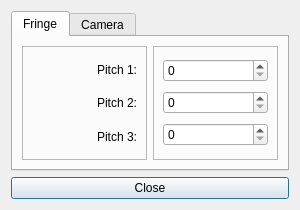
<?xml version="1.0" encoding="UTF-8"?>
<ui version="4.0">
 <class>CaptureSettingsDialog</class>
 <widget class="QDialog" name="CaptureSettingsDialog">
  <property name="geometry">
   <rect>
    <x>0</x>
    <y>0</y>
    <width>300</width>
    <height>210</height>
   </rect>
  </property>
  <property name="sizePolicy">
   <sizepolicy hsizetype="Fixed" vsizetype="Fixed">
    <horstretch>0</horstretch>
    <verstretch>0</verstretch>
   </sizepolicy>
  </property>
  <property name="minimumSize">
   <size>
    <width>300</width>
    <height>210</height>
   </size>
  </property>
  <property name="windowTitle">
   <string>Capture Settings</string>
  </property>
  <layout class="QGridLayout" name="gridLayout">
   <item row="0" column="0">
    <widget class="QTabWidget" name="tabWidget">
     <property name="currentIndex">
      <number>0</number>
     </property>
     <widget class="QWidget" name="FringeTab">
      <attribute name="title">
       <string>Fringe</string>
      </attribute>
      <layout class="QHBoxLayout" name="horizontalLayout">
       <item>
        <widget class="QFrame" name="frame">
         <property name="frameShape">
          <enum>QFrame::StyledPanel</enum>
         </property>
         <property name="frameShadow">
          <enum>QFrame::Raised</enum>
         </property>
         <layout class="QHBoxLayout" name="horizontalLayout_2">
          <item>
           <layout class="QVBoxLayout" name="verticalLayout">
            <item>
             <widget class="QLabel" name="pitch1Label">
              <property name="layoutDirection">
               <enum>Qt::LeftToRight</enum>
              </property>
              <property name="text">
               <string>Pitch 1:</string>
              </property>
              <property name="alignment">
               <set>Qt::AlignRight|Qt::AlignTrailing|Qt::AlignVCenter</set>
              </property>
             </widget>
            </item>
            <item>
             <widget class="QLabel" name="pitch2Label">
              <property name="text">
               <string>Pitch 2:</string>
              </property>
              <property name="alignment">
               <set>Qt::AlignRight|Qt::AlignTrailing|Qt::AlignVCenter</set>
              </property>
             </widget>
            </item>
            <item>
             <widget class="QLabel" name="pitch3Label">
              <property name="text">
               <string>Pitch 3:</string>
              </property>
              <property name="alignment">
               <set>Qt::AlignRight|Qt::AlignTrailing|Qt::AlignVCenter</set>
              </property>
             </widget>
            </item>
           </layout>
          </item>
         </layout>
        </widget>
       </item>
       <item>
        <widget class="QFrame" name="frame_2">
         <property name="frameShape">
          <enum>QFrame::StyledPanel</enum>
         </property>
         <property name="frameShadow">
          <enum>QFrame::Raised</enum>
         </property>
         <layout class="QHBoxLayout" name="horizontalLayout_3">
          <item>
           <layout class="QVBoxLayout" name="verticalLayout_2">
            <item>
             <widget class="QSpinBox" name="pitch1Box"/>
            </item>
            <item>
             <widget class="QSpinBox" name="pitch2Box"/>
            </item>
            <item>
             <widget class="QSpinBox" name="pitch3Box"/>
            </item>
           </layout>
          </item>
         </layout>
        </widget>
       </item>
      </layout>
     </widget>
     <widget class="QWidget" name="CameraTab">
      <attribute name="title">
       <string>Camera</string>
      </attribute>
     </widget>
    </widget>
   </item>
   <item row="1" column="0">
    <widget class="QPushButton" name="closeButton">
     <property name="text">
      <string>Close</string>
     </property>
    </widget>
   </item>
  </layout>
 </widget>
 <resources/>
 <connections/>
</ui>
